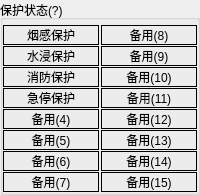
          <widget class="QGroupBox" name="G_ErrStatus_2">
           <property name="title">
            <string>保护状态(?)</string>
           </property>
           <layout class="QHBoxLayout" name="horizontalLayout_6">
            <property name="spacing">
             <number>2</number>
            </property>
            <property name="leftMargin">
             <number>0</number>
            </property>
            <property name="topMargin">
             <number>5</number>
            </property>
            <property name="rightMargin">
             <number>0</number>
            </property>
            <property name="bottomMargin">
             <number>0</number>
            </property>
            <item>
             <layout class="QVBoxLayout" name="verticalLayout_11">
              <property name="spacing">
               <number>1</number>
              </property>
              <item>
               <widget class="QLabel" name="bErr0_2">
                <property name="frameShape">
                 <enum>QFrame::Box</enum>
                </property>
                <property name="text">
                 <string>烟感保护</string>
                </property>
                <property name="alignment">
                 <set>Qt::AlignCenter</set>
                </property>
                <property name="wordWrap">
                 <bool>true</bool>
                </property>
               </widget>
              </item>
              <item>
               <widget class="QLabel" name="bErr1_2">
                <property name="frameShape">
                 <enum>QFrame::Box</enum>
                </property>
                <property name="text">
                 <string>水浸保护</string>
                </property>
                <property name="alignment">
                 <set>Qt::AlignCenter</set>
                </property>
                <property name="wordWrap">
                 <bool>true</bool>
                </property>
               </widget>
              </item>
              <item>
               <widget class="QLabel" name="bErr2_2">
                <property name="frameShape">
                 <enum>QFrame::Box</enum>
                </property>
                <property name="text">
                 <string>消防保护</string>
                </property>
                <property name="alignment">
                 <set>Qt::AlignCenter</set>
                </property>
                <property name="wordWrap">
                 <bool>true</bool>
                </property>
               </widget>
              </item>
              <item>
               <widget class="QLabel" name="bErr3_2">
                <property name="frameShape">
                 <enum>QFrame::Box</enum>
                </property>
                <property name="text">
                 <string>急停保护</string>
                </property>
                <property name="alignment">
                 <set>Qt::AlignCenter</set>
                </property>
                <property name="wordWrap">
                 <bool>true</bool>
                </property>
               </widget>
              </item>
              <item>
               <widget class="QLabel" name="bErr4_2">
                <property name="frameShape">
                 <enum>QFrame::Box</enum>
                </property>
                <property name="text">
                 <string>备用(4)</string>
                </property>
                <property name="alignment">
                 <set>Qt::AlignCenter</set>
                </property>
                <property name="wordWrap">
                 <bool>true</bool>
                </property>
               </widget>
              </item>
              <item>
               <widget class="QLabel" name="bErr5_2">
                <property name="frameShape">
                 <enum>QFrame::Box</enum>
                </property>
                <property name="text">
                 <string>备用(5)</string>
                </property>
                <property name="alignment">
                 <set>Qt::AlignCenter</set>
                </property>
                <property name="wordWrap">
                 <bool>true</bool>
                </property>
               </widget>
              </item>
              <item>
               <widget class="QLabel" name="bErr6_2">
                <property name="frameShape">
                 <enum>QFrame::Box</enum>
                </property>
                <property name="text">
                 <string>备用(6)</string>
                </property>
                <property name="alignment">
                 <set>Qt::AlignCenter</set>
                </property>
                <property name="wordWrap">
                 <bool>true</bool>
                </property>
               </widget>
              </item>
              <item>
               <widget class="QLabel" name="bErr7_2">
                <property name="frameShape">
                 <enum>QFrame::Box</enum>
                </property>
                <property name="text">
                 <string>备用(7)</string>
                </property>
                <property name="alignment">
                 <set>Qt::AlignCenter</set>
                </property>
                <property name="wordWrap">
                 <bool>true</bool>
                </property>
               </widget>
              </item>
             </layout>
            </item>
            <item>
             <layout class="QVBoxLayout" name="verticalLayout_12">
              <property name="spacing">
               <number>1</number>
              </property>
              <item>
               <widget class="QLabel" name="bErr8_2">
                <property name="frameShape">
                 <enum>QFrame::Box</enum>
                </property>
                <property name="text">
                 <string>备用(8)</string>
                </property>
                <property name="alignment">
                 <set>Qt::AlignCenter</set>
                </property>
                <property name="wordWrap">
                 <bool>true</bool>
                </property>
               </widget>
              </item>
              <item>
               <widget class="QLabel" name="bErr9_2">
                <property name="frameShape">
                 <enum>QFrame::Box</enum>
                </property>
                <property name="text">
                 <string>备用(9)</string>
                </property>
                <property name="alignment">
                 <set>Qt::AlignCenter</set>
                </property>
                <property name="wordWrap">
                 <bool>true</bool>
                </property>
               </widget>
              </item>
              <item>
               <widget class="QLabel" name="bErr10_2">
                <property name="frameShape">
                 <enum>QFrame::Box</enum>
                </property>
                <property name="text">
                 <string>备用(10)</string>
                </property>
                <property name="alignment">
                 <set>Qt::AlignCenter</set>
                </property>
                <property name="wordWrap">
                 <bool>true</bool>
                </property>
               </widget>
              </item>
              <item>
               <widget class="QLabel" name="bErr11_2">
                <property name="frameShape">
                 <enum>QFrame::Box</enum>
                </property>
                <property name="text">
                 <string>备用(11)</string>
                </property>
                <property name="alignment">
                 <set>Qt::AlignCenter</set>
                </property>
                <property name="wordWrap">
                 <bool>true</bool>
                </property>
               </widget>
              </item>
              <item>
               <widget class="QLabel" name="bErr12_2">
                <property name="frameShape">
                 <enum>QFrame::Box</enum>
                </property>
                <property name="text">
                 <string>备用(12)</string>
                </property>
                <property name="alignment">
                 <set>Qt::AlignCenter</set>
                </property>
                <property name="wordWrap">
                 <bool>true</bool>
                </property>
               </widget>
              </item>
              <item>
               <widget class="QLabel" name="bErr13_2">
                <property name="frameShape">
                 <enum>QFrame::Box</enum>
                </property>
                <property name="text">
                 <string>备用(13)</string>
                </property>
                <property name="alignment">
                 <set>Qt::AlignCenter</set>
                </property>
                <property name="wordWrap">
                 <bool>true</bool>
                </property>
               </widget>
              </item>
              <item>
               <widget class="QLabel" name="bErr14_2">
                <property name="frameShape">
                 <enum>QFrame::Box</enum>
                </property>
                <property name="text">
                 <string>备用(14)</string>
                </property>
                <property name="alignment">
                 <set>Qt::AlignCenter</set>
                </property>
                <property name="wordWrap">
                 <bool>true</bool>
                </property>
               </widget>
              </item>
              <item>
               <widget class="QLabel" name="bErr15_2">
                <property name="frameShape">
                 <enum>QFrame::Box</enum>
                </property>
                <property name="text">
                 <string>备用(15)</string>
                </property>
                <property name="alignment">
                 <set>Qt::AlignCenter</set>
                </property>
                <property name="wordWrap">
                 <bool>true</bool>
                </property>
               </widget>
              </item>
             </layout>
            </item>
           </layout>
          </widget>
